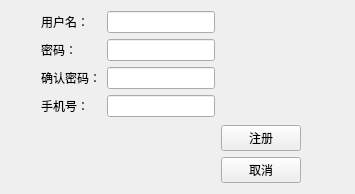
<?xml version="1.0" encoding="UTF-8"?>
<ui version="4.0">
 <class>Register</class>
 <widget class="QWidget" name="Register">
  <property name="geometry">
   <rect>
    <x>0</x>
    <y>0</y>
    <width>355</width>
    <height>194</height>
   </rect>
  </property>
  <property name="windowTitle">
   <string>注册</string>
  </property>
  <layout class="QHBoxLayout" name="horizontalLayout">
   <item>
    <spacer name="horizontalSpacer">
     <property name="orientation">
      <enum>Qt::Horizontal</enum>
     </property>
     <property name="sizeType">
      <enum>QSizePolicy::Maximum</enum>
     </property>
     <property name="sizeHint" stdset="0">
      <size>
       <width>30</width>
       <height>20</height>
      </size>
     </property>
    </spacer>
   </item>
   <item>
    <layout class="QFormLayout" name="formLayout">
     <item row="0" column="0">
      <widget class="QLabel" name="label">
       <property name="text">
        <string>用户名：</string>
       </property>
       <property name="alignment">
        <set>Qt::AlignRight|Qt::AlignTrailing|Qt::AlignVCenter</set>
       </property>
      </widget>
     </item>
     <item row="0" column="1">
      <widget class="QLineEdit" name="username_line"/>
     </item>
     <item row="1" column="0">
      <widget class="QLabel" name="label_2">
       <property name="text">
        <string>密码：</string>
       </property>
      </widget>
     </item>
     <item row="1" column="1">
      <widget class="QLineEdit" name="password_line"/>
     </item>
     <item row="2" column="0">
      <widget class="QLabel" name="label_3">
       <property name="text">
        <string>确认密码：</string>
       </property>
      </widget>
     </item>
     <item row="2" column="1">
      <widget class="QLineEdit" name="confirmPassword_line"/>
     </item>
     <item row="3" column="0">
      <widget class="QLabel" name="label_4">
       <property name="text">
        <string>手机号：</string>
       </property>
      </widget>
     </item>
     <item row="3" column="1">
      <widget class="QLineEdit" name="phone_line"/>
     </item>
    </layout>
   </item>
   <item>
    <layout class="QVBoxLayout" name="verticalLayout">
     <item>
      <spacer name="verticalSpacer">
       <property name="orientation">
        <enum>Qt::Vertical</enum>
       </property>
       <property name="sizeHint" stdset="0">
        <size>
         <width>20</width>
         <height>40</height>
        </size>
       </property>
      </spacer>
     </item>
     <item>
      <widget class="QPushButton" name="register_btn">
       <property name="text">
        <string>注册</string>
       </property>
      </widget>
     </item>
     <item>
      <widget class="QPushButton" name="cancel_btn">
       <property name="text">
        <string>取消</string>
       </property>
      </widget>
     </item>
    </layout>
   </item>
   <item>
    <spacer name="horizontalSpacer_2">
     <property name="orientation">
      <enum>Qt::Horizontal</enum>
     </property>
     <property name="sizeHint" stdset="0">
      <size>
       <width>33</width>
       <height>20</height>
      </size>
     </property>
    </spacer>
   </item>
  </layout>
 </widget>
 <resources/>
 <connections/>
</ui>
